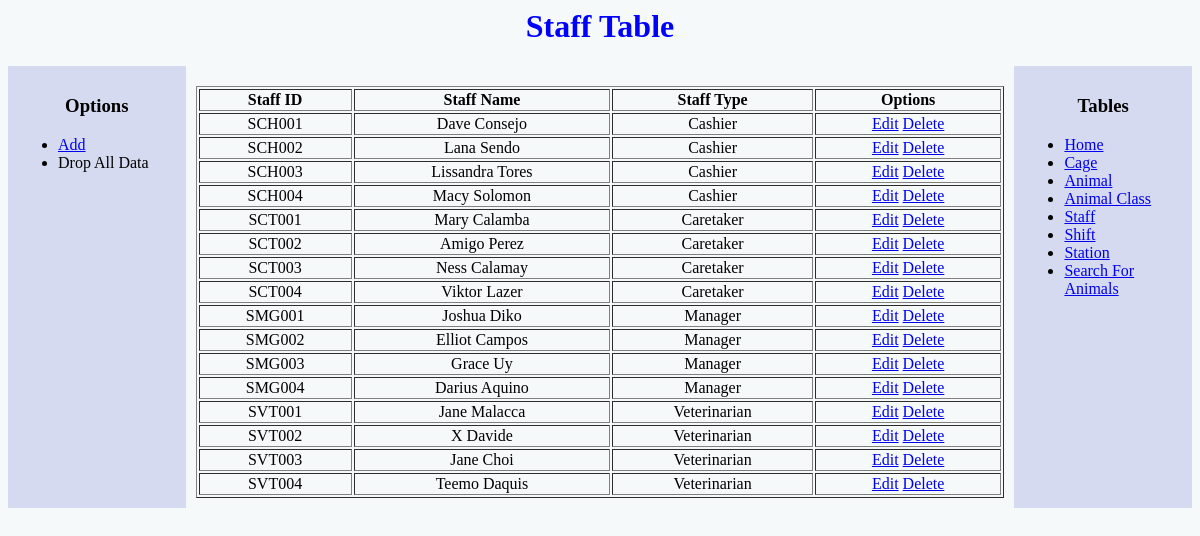
Page /staff.php on the committed database.
### tables this page shows
CREATE TABLE `Staff` (
  `Staff_ID` varchar(6) NOT NULL,
  `Staff_Name` varchar(30) NOT NULL,
  `Staff_Type` varchar(30) NOT NULL
);

### staff.php (the view, shortened to what this page needs)
<html>
<body>
    <?php
        $host = "localhost";
        $user = "root";
        $pass = "";
        $db = "ZooDB";
        $dbconn = mysqli_connect($host,$user,$pass,$db) or die("Could not connect to database!");
        mysqli_select_db($dbconn,'Staff');
        $query="SELECT * FROM Staff";
        $result=mysqli_query($dbconn,$query);
    ?>
        <html>
        <head>
            <link href="asset/css/main.css" rel="stylesheet" type="text/css">
        </head>
        <body style="; background-color: #F6F9FA;">
            <h1 style="text-align: center">Staff Table</h1>
            <div class="row">
                <div class="col-2" style="text-align: left;background-color: #D6DAF0;">
                    <h3 style="text-align: center;">Options</h3>
                    <ul>
                        <li><a href="staffadd.php">Add</a></li>
                        <li>Drop All Data</li>
                    </ul>
                </div>
                <div class="col-8" style="text-align: center;">
                    <table border="1" style="width: 100%; margin-top: 10px;">
                        <tr>
                            <th>Staff ID</th>
                            <th>Staff Name</th>
                            <th>Staff Type</th>
                            <th>Options</th>
                        </tr>
                        <?php
                while($row=mysqli_fetch_assoc($result)){
            ?>
                            <tr>
                                <td><?php echo $row['Staff_ID']?></td>
                                <td><?php echo $row['Staff_Name']?></td>
                                <td><?php echo $row['Staff_Type']?></td>
                                <td><p><a href="staffedit.php?staffid=<?php echo $row['Staff_ID']?>">Edit</a> <a href="staffdelete.php?staffid=<?php echo $row['Staff_ID']?>">Delete</a></p></td>
                            </tr>
                            <?php
                }
            ?>
                    </table>
                </div>
                <div class="col-2" style="background-color: #D6DAF0;">
                    <h3 style="text-align: center;">Tables</h3>
                    <ul>
                        <li><a href="#">Home</a></li>
                        <li><a href="cage.php">Cage</a></li>
                        <li><a href="animal.php">Animal</a></li>
                        <li><a href="animalclass.php">Animal Class</a></li>
                        <li><a href="staff.php">Staff</a></li>
                        <li><a href="shift.php">Shift</a></li>
                        <li><a href="station.php">Station</a></li>
                        <li><a href="animalsearch.php">Search For Animals</a></li>
                    </ul>
                </div>
            </div>
        </body>
        </html>

### asset/css/main.css (style rules this page uses)
* { -webkit-box-sizing: border-box; -moz-box-sizing: border-box; -ms-box-sizing: border-box; box-sizing: border-box; }
h1 { color: blue }
.row { width: 100%; display: flex; flex-wrap: wrap; }
.col-2 { width: 15%; padding: 10px; }
.col-8 { width: 70%; padding: 10px; }

### staff.php (style rules this page uses)
td { text-align: center; }

### rows in the picture
staff: Staff_ID "SCH001", Staff_Name "Dave Consejo", Staff_Type "Cashier"
staff: Staff_ID "SCH002", Staff_Name "Lana Sendo", Staff_Type "Cashier"
staff: Staff_ID "SCH003", Staff_Name "Lissandra Tores", Staff_Type "Cashier"
staff: Staff_ID "SCH004", Staff_Name "Macy Solomon", Staff_Type "Cashier"
staff: Staff_ID "SCT001", Staff_Name "Mary Calamba", Staff_Type "Caretaker"
staff: Staff_ID "SCT002", Staff_Name "Amigo Perez", Staff_Type "Caretaker"
staff: Staff_ID "SCT003", Staff_Name "Ness Calamay", Staff_Type "Caretaker"
staff: Staff_ID "SCT004", Staff_Name "Viktor Lazer", Staff_Type "Caretaker"
staff: Staff_ID "SMG001", Staff_Name "Joshua Diko", Staff_Type "Manager"
staff: Staff_ID "SMG002", Staff_Name "Elliot Campos", Staff_Type "Manager"
staff: Staff_ID "SMG003", Staff_Name "Grace Uy", Staff_Type "Manager"
staff: Staff_ID "SMG004", Staff_Name "Darius Aquino", Staff_Type "Manager"
staff: Staff_ID "SVT001", Staff_Name "Jane Malacca", Staff_Type "Veterinarian"
staff: Staff_ID "SVT002", Staff_Name "X Davide", Staff_Type "Veterinarian"
staff: Staff_ID "SVT003", Staff_Name "Jane Choi", Staff_Type "Veterinarian"
staff: Staff_ID "SVT004", Staff_Name "Teemo Daquis", Staff_Type "Veterinarian"
